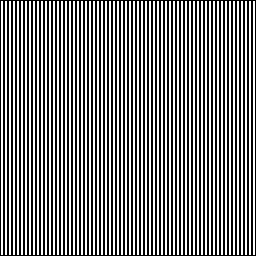
#> input picture straight_stripes.gif, 256 x 256 px
$ jupyter execute --allow-errors CompPhys-wk12-1_TwoDimFourierTransform_students.ipynb   (shell and % lines are left out)
#> lines starting #> are read from the running program, lines starting #| are printed output that depends on the picture; after the words box and inside, x2 and y2 are one past the last pixel; in counts of white or black regions, pixels touching at a corner belong together; long printed decimals are rounded
# Topics

## ----> For a primarily non-physics student population, I don't know if it makes sense to cover this topic (2D Fourier Transform).  I certainly need to understand this topic deeper than I have, and make it more interesting. (I haven't covered it in Fall, 2016).

## 1. Fourier Transform of 2D Images --
###      i) Slides
###      ii) FT of 2D images.
###      iii) Show video of FT of image of "Up" characters.
###      iv) Why we need PCA -- the gateway to machine learning.

## How to sort frequencies and Fourier components

[cell 1]


'''Breakout Solutions'''
import numpy as np
import matplotlib.pyplot as plt
from scipy.io.wavfile import read, write
import os


def get_tone(f, duration, sample_rate = 44100, amp = 2**14, play_sound = False):


    time_pts = np.linspace(0, duration, duration*sample_rate)
#     tone = np.int16(amp*np.sin(np.pi*2*f*time_pts))
    tone = amp*np.sin(np.pi*2*f*time_pts)
    if play_sound:
        playsound(tone)

    return tone


def plot_fourier(sample_rate, signal, freq_lim = 1000., plotting = False):
    '''
    Given sample_rate and signal, plots the real and imaginary parts of DFT.
    '''

    # note: This conversion to float64 is crucial -- or else the numerical error will be greater.
    #ft = np.fft.fft(np.float64(signal))
    ft = np.fft.fft(np.float64(signal))

    freq = np.fft.fftfreq(signal.shape[-1], d = 1./sample_rate)
    if plotting:
        plt.figure()
        plt.title('Real')
        plt.plot(freq, ft.real, 'b-')
        plt.xlim([420, 460])

    #    plt.xlim([-freq_lim, freq_lim])
        plt.figure()
        plt.title('Imaginary')
        plt.plot(freq, ft.imag, 'g-')
        plt.xlim([420, 460])

    #    plt.xlim([-freq_lim, freq_lim])
        plt.show()

    return ft, freq


# [50 lines left out: functions signal_rec, plotsound, playsound, not called in this run]


f = 440.
sample_rate = 44100
duration = 2.
time_pts = np.linspace(0, duration, duration*sample_rate)


tone = get_tone(f, duration)

tone = np.int16(tone)
ft, freq = plot_fourier(sample_rate, tone)

#playsound(tone, vol = 0.5)

# BEFORE SORTING
plt.figure()
plt.title('frequency before sorting')
plt.plot(freq)

plt.figure()
plt.title('ft.real before sorting')
plt.plot(ft.real)


plt.figure()
plt.title('ft.real vs. freq before sorting')
plt.plot(freq, ft.real)
plt.xlim([420, 460])

# # How to sort frequencies and Fourier components together.
idx = np.argsort(freq)
freq = freq[idx]
ft = ft[idx]

# AFTER SORTING

plt.figure()
plt.title('frequency after sorting')
plt.plot(freq)

plt.figure()
plt.title('ft.real after sorting')
plt.plot(ft.real)


plt.figure()
plt.title('ft.real vs. freq after sorting')
plt.plot(freq, ft.real)
plt.xlim([420, 460])
#> figure, not shown here; curve peaks at x = 44099, y = 22049.5
#> figure, not shown here; curve peaks at x = 87320, y = 22639186.8
#> figure, not shown here; curve peaks at x = 88199, y = 22049.5
#> figure, not shown here; curve peaks at x = 43220, y = 22639186.8
#> figure, not shown here; curve peaks at x = -440, y = 22639186.8

## 2D Fourier Transform: numpy.fft.fft2()
### - In general: numpy.fft.fftn(), and you can specify the dimensionality.
### - For higher dimension FT, the advantage of FFT is more obvious
### - Therefore, take full advantage of it: Whenever possible use image dimensions that are powers of 2.  The FFT algorithm depends on the divisibility by 2.

[cell 2]
import matplotlib.pyplot as plt
import matplotlib.image as mpimg
im = mpimg.imread('straight_stripes.gif')
#> im is the input picture: shape (256, 256, 4); mean R, G, B, A 127, 127, 127, 255
im = im[:,:,0]
#> im: shape (256, 256)
print(type(im), im.shape, im.dtype)
#| <class 'numpy.ndarray'> (256, 256) uint8


plt.figure(figsize = (8, 5))
plt.imshow(im, cmap = plt.cm.Greys_r )
plt.show()

## From the documentation of numpy.fft.fft2

### "Compute the 2-dimensional inverse discrete Fourier Transform.  This function computes the inverse of the 2-dimensional discrete Fourier Transform over any number of axes in an M-dimensional array by means of the Fast Fourier Transform (FFT). In other words, ifft2(fft2(a)) == a to within numerical accuracy. By default, the inverse transform is computed over the last two axes of the input array."

http://jiffyclub.github.io/numpy/reference/generated/numpy.fft.ifft2.html

[cell 3]
import numpy as np
ft2d = np.fft.fft2(im)

print(type(ft2d), ft2d.shape, ft2d.dtype)
#| <class 'numpy.ndarray'> (256, 256) complex128

# ft2d = np.abs(ft2d)
# print type(ft2d_sq), ft2d_sq.shape, ft2d_sq.dtype

ft2d_sq = np.abs(ft2d)**2
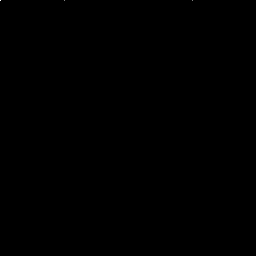
#> ft2d_sq: shape (256, 256) float64; min 0, max 6.93e+13, mean 2.11e+09; drawn with min black and max white

plt.figure()
plt.title("Before sorting")
plt.imshow(np.abs(ft2d),  cmap = plt.cm.gray)

print(np.array([ft2d_sq[0, 0], ft2d_sq[0, -1], ft2d_sq[-1, 0], ft2d_sq[-1, -1]]).max())
#| 69265071534096.0
print(ft2d_sq[0, 0], ft2d_sq[0, -1], ft2d_sq[-1, 0], ft2d_sq[-1, -1])
#| 69265071534096.0 258025.138 4293796321.025 15.995

print(ft2d[0, 0])
#| (8322564+0j)
print(im.sum())
#| 8322564


# # Create k ("frequency") values
kx = np.fft.fftfreq(ft2d.shape[1])
ky = np.fft.fftfreq(ft2d.shape[0])

# Sort kx, ky and Fourier components
xidx = np.argsort(kx)
yidx = np.argsort(ky)

# Note how the sorting is done for 2D Fourier map
ft2d = ft2d[:, xidx]
ft2d = ft2d[yidx, :]

kx = kx[xidx]
#> kx = 256 values from -0.5 to 0.496
ky = kx[yidx]

# print kx
# print ky

plt.figure()
plt.title("After sorting")
#plt.imshow(np.abs(ft2d), cmap = plt.cm.gray)
# To see better, use sqrt scale
plt.imshow(np.sqrt(np.abs(ft2d)), cmap = plt.cm.gray)

plt.colorbar()
plt.show()
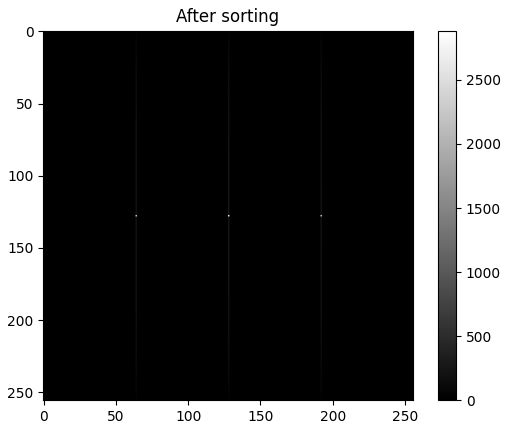
#> figure drawn by matplotlib, 2 panels

## Breakout 1: write function FT2D(im) and it should returns (properly sorted) ft2d, kx, ky

[cell 4]
def FT2D(im):

    ft2d = np.fft.fft2(im)

    # ft2d = np.abs(ft2d)
    # print type(ft2d_sq), ft2d_sq.shape, ft2d_sq.dtype

    ft2d_sq = np.abs(ft2d)**2

    # # Create k ("frequency") values
    kx = np.fft.fftfreq(ft2d.shape[1])
    ky = np.fft.fftfreq(ft2d.shape[0])

    # Sort kx, ky and Fourier components
    xidx = np.argsort(kx)
    yidx = np.argsort(ky)

    # Note how the sorting is done for 2D Fourier map
    ft2d = ft2d[:, xidx]
    ft2d = ft2d[yidx, :]

    kx = kx[xidx]
#> kx = 256 values from -0.5 to 0.496
    ky = ky[yidx]
#> ky = 256 values from -0.5 to 0.496

    plt.figure()
    plt.title("After sorting")
    #plt.imshow(np.abs(ft2d), cmap = plt.cm.gray)
    # To see better, use sqrt scale
    plt.imshow(np.sqrt(np.abs(ft2d)), cmap = plt.cm.gray)

    plt.colorbar()
    plt.show()

    return ft2d, kx, ky

ft2d, kx, ky = FT2D(im)
#> ky = 256 values from -0.5 to 0.496

[cell 5]
'''
The main reason for additional (minor) components: a diagonal can only be approximated by the square pixels
of the image, hence, additional frequencies are needed to compose the image.

'''


import matplotlib.pyplot as plt
import matplotlib.image as mpimg
im = mpimg.imread('slant_stripes.gif')
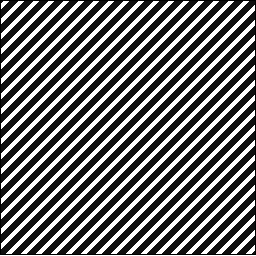
#> input picture slant_stripes.gif, 256 x 256 px
#> im is the input picture: shape (256, 256, 4); mean R, G, B, A 110.4, 110.4, 110.4, 255
im = im[:,:,0]
#> im: shape (256, 256)
print(type(im), im.shape, im.dtype)
#| <class 'numpy.ndarray'> (256, 256) uint8


plt.figure(figsize = (8, 5))
plt.imshow(im, cmap = plt.cm.Greys_r )

ft2d, kx, ky = FT2D(im)
plt.figure()
#To see better, use sqrt scale
plt.imshow(np.sqrt(np.abs(ft2d)), cmap = plt.cm.gray)
plt.colorbar()

plt.show()

## Simple application: Remember we said for character recognition, it's not ideal to have the rotated version -- often for a text, we can figure out whether it's rotated or not.

[cell 6]
'''
The main reason for additional (minor) components: a diagonal can only be approximated by the square pixels
of the image, hence, additional frequencies are needed to compose the image.

'''


import matplotlib.pyplot as plt
import matplotlib.image as mpimg
im = mpimg.imread('sonnet.gif')
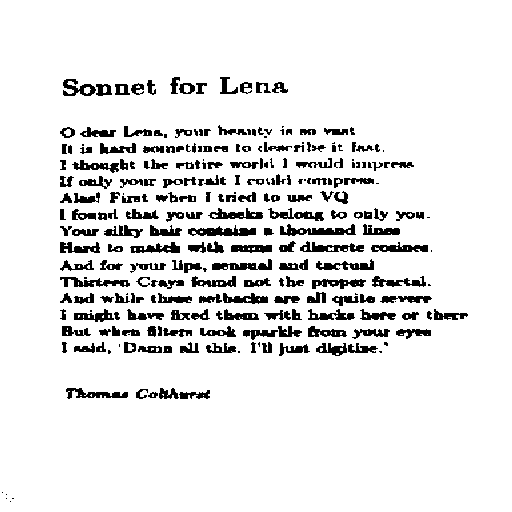
#> input picture sonnet.gif, 512 x 512 px
#> im is the input picture: shape (512, 512, 4); mean R, G, B, A 231.5, 231.5, 231.5, 255
im = im[:,:,0]
#> im: shape (512, 512); 90.8% white; 263 black regions (46 under 20 px), largest, box (x1, y1, x2, y2) and area: (280, 224, 356, 236) 471, (188, 225, 256, 236) 446, (300, 241, 364, 252) 364
print(type(im), im.shape, im.dtype)
#| <class 'numpy.ndarray'> (512, 512) uint8


plt.figure(figsize = (8, 5))
plt.imshow(im, cmap = plt.cm.Greys_r )

ft2d, kx, ky = FT2D(im)
#> in FT2D (call 3), `plt.show()`:
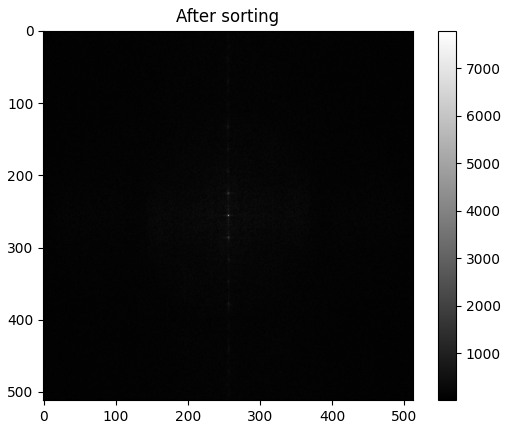
#> figure drawn by matplotlib, 2 panels
#> kx = 512 values from -0.5 to 0.498; ky = 512 values from -0.5 to 0.498
plt.figure()
#To see better, use sqrt scale
plt.imshow(np.log(np.abs(ft2d)), cmap = plt.cm.gray)
plt.colorbar()

plt.figure()
plt.plot(kx)

plt.show()
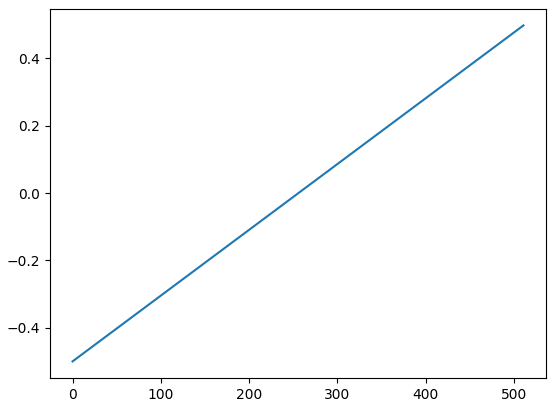
#> figure drawn by matplotlib, 1 panel; curve peaks at x = 511, y = 0.498

[cell 7]
'''
The main reason for additional (minor) components: a diagonal can only be approximated by the square pixels
of the image, hence, additional frequencies are needed to compose the image.

'''


import matplotlib.pyplot as plt
import matplotlib.image as mpimg
im_slant = mpimg.imread('slant_sonnet.gif')
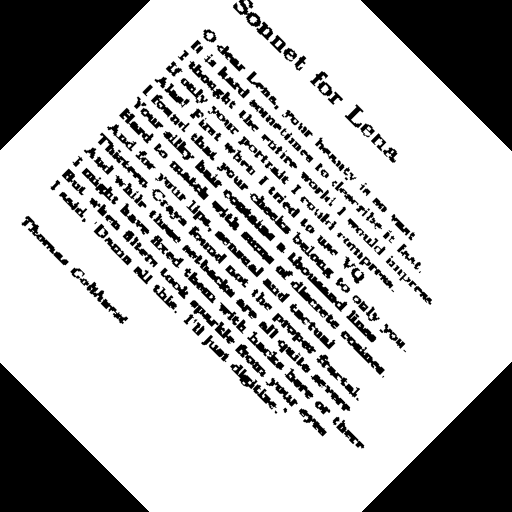
#> input picture slant_sonnet.gif, 512 x 512 px
#> im_slant is the input picture: shape (512, 512); min 0, max 255, mean 187.4
#im = im[:,:,0]
print(type(im_slant), im_slant.shape, im_slant.dtype)
#| <class 'numpy.ndarray'> (512, 512) uint8


plt.figure(figsize = (8, 5))
plt.imshow(im_slant, cmap = plt.cm.Greys_r )

ft2d_slant, kx, ky = FT2D(im_slant)
plt.figure()
#To see better, use sqrt scale
plt.imshow(np.log(np.abs(ft2d_slant)), cmap = plt.cm.gray)
plt.colorbar()

plt.show()
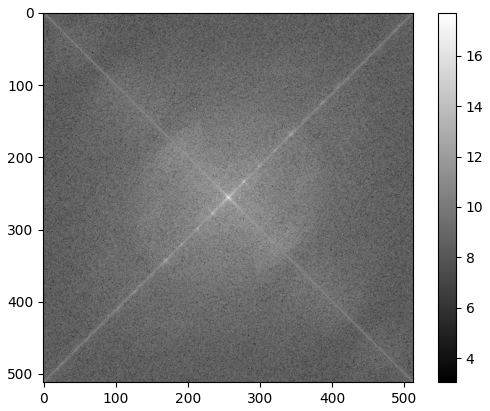
#> figure drawn by matplotlib, 2 panels

## Breakout: Rotate the FT back and do inverse FT to get the right orientation for text.

[cell 8]
ft2d_slant *= np.e**(1j * (np.pi/4))

ift2d_slant = np.fft.ifft(ft2d_slant)

plt.figure()
#To see better, use sqrt scale
plt.imshow(np.log(np.abs(ift2d_slant)), cmap = plt.cm.gray)
plt.colorbar()

plt.show()
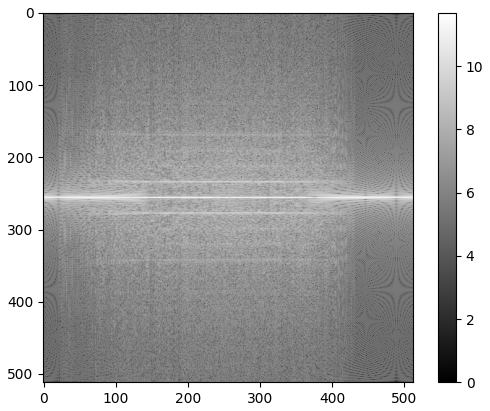
#> figure drawn by matplotlib, 2 panels

## Breakout 2:

### - Generate a image that has a circular shape in the middle that has values 1, and everywhere else the value should be zero.
### - Image size: 256x256

### - circle size: r = 8

[cell 9]
dim = 256

[cell 10]
x_sz = 256
y_sz = 256

s = (x_sz, y_sz)
z_p = np.zeros(s)

nx, ny = (x_sz, y_sz)
x = np.linspace(-x_sz/2, x_sz/2, nx)
y = np.linspace(-x_sz/2, y_sz/2, ny)
xv, yv = np.meshgrid(x, y)

idx = ((xv**2) + (yv**2)) <= 64

plt.figure()
plt.imshow(idx, cmap = plt.cm.gray)
plt.colorbar()

plt.show()
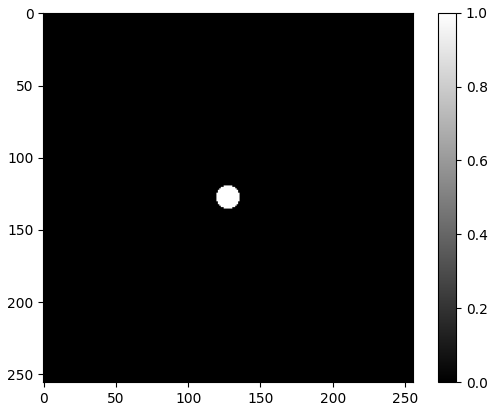
#> figure drawn by matplotlib, 2 panels
